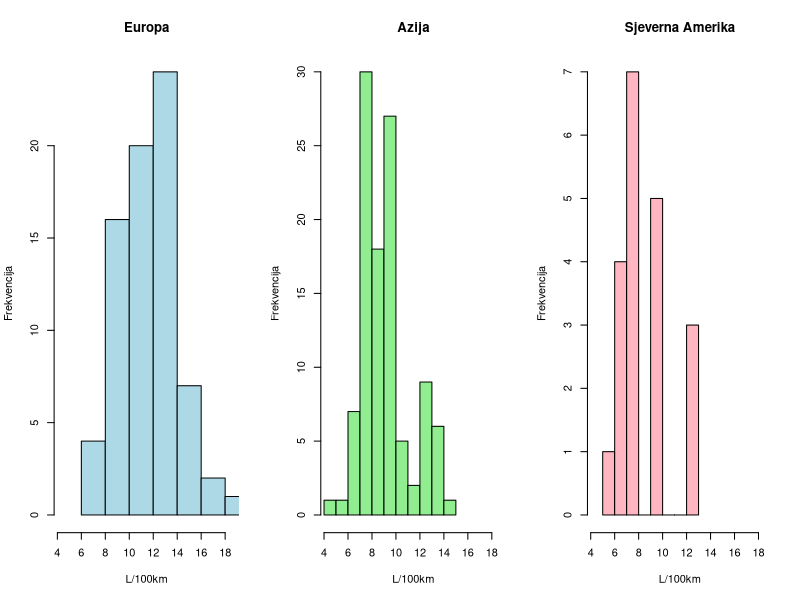
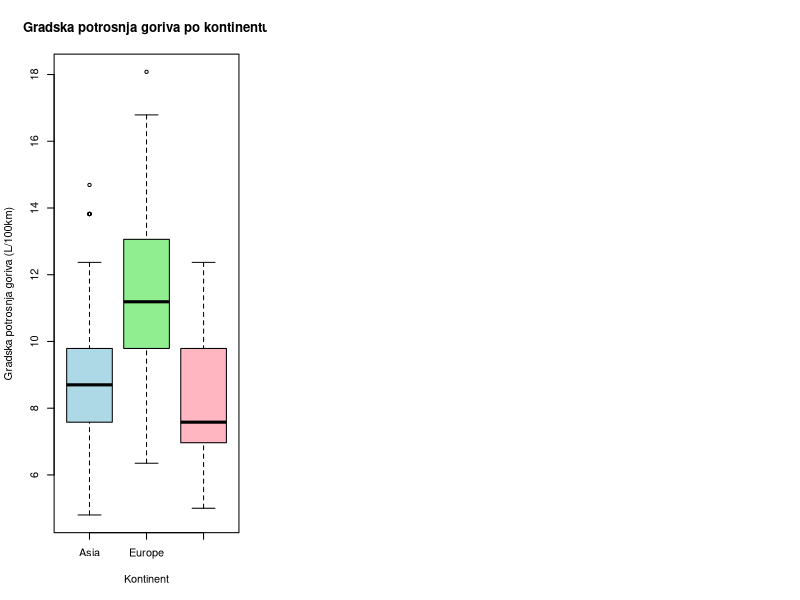
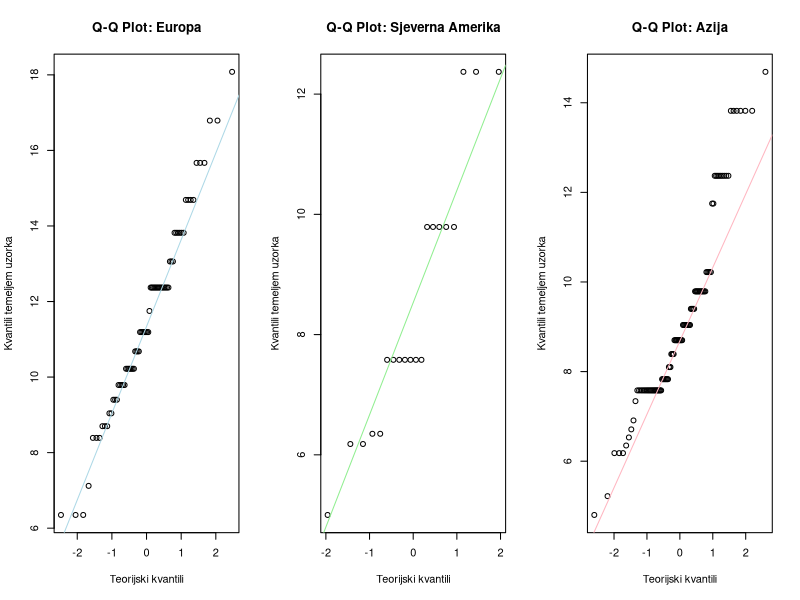

Here is the R script that generated these plots, in order:
## ---- chunk 1
library(dplyr)
## ---- chunk 2
my_cars <- read.csv("car_specifications.csv")
# head(my_cars)
## ---- chunk 3
grouped <- group_by(my_cars, continent)

summary.result1 <- summarise(
  grouped,
  count = n(),
  mean_city = mean(city.L.100km, na.rm = TRUE),
  median_city = median(city.L.100km, na.rm = TRUE),
  sd_city = sd(city.L.100km, na.rm = TRUE),
  min_city = min(city.L.100km, na.rm = TRUE),
  max_city = max(city.L.100km, na.rm = TRUE),
  q25 = quantile(city.L.100km, 0.25, na.rm = TRUE),
  q75 = quantile(city.L.100km, 0.75, na.rm = TRUE)
)
summary.result1
## ---- chunk 4
xrange <- range(my_cars$city.L.100km) + c(-0.5, 0.5)
ymax <- max(
  hist(my_cars[my_cars$continent == "Europe", ]$city.L.100km, plot = FALSE)$counts,
  hist(my_cars[my_cars$continent == "Asia", ]$city.L.100km, plot = FALSE)$counts,
  hist(my_cars[my_cars$continent == "North America", ]$city.L.100km, plot = FALSE)$counts
)

par(mfrow = c(1, 3))

hist(my_cars[my_cars$continent == "Europe", ]$city.L.100km,
     main = "Europa",
     xlab = "L/100km",
     ylab = "Frekvencija",
     col = "lightblue",
     border = "black",
     xlim = xrange)

hist(my_cars[my_cars$continent == "Asia", ]$city.L.100km,
     main = "Azija",
     xlab = "L/100km",
     ylab = "Frekvencija",
     col = "lightgreen",
     border = "black",
     xlim = xrange)

hist(my_cars[my_cars$continent == "North America", ]$city.L.100km,
     main = "Sjeverna Amerika",
     xlab = "L/100km",
     ylab = "Frekvencija",
     col = "lightpink",
     border = "black",
     xlim = xrange)
## ---- chunk 5
boxplot(city.L.100km ~ continent, data = my_cars,
        main = "Gradska potrosnja goriva po kontinentu",
        xlab = "Kontinent",
        ylab = "Gradska potrosnja goriva (L/100km)",
        col = c("lightblue", "lightgreen", "lightpink"),
        family="Helvetica")
## ---- chunk 6
par(mfrow = c(1, 3))

# Q-Q plot za Europu
qqnorm(my_cars$city.L.100km[my_cars$continent == "Europe"], 
       main = "Q-Q Plot: Europa", 
       xlab = "Teorijski kvantili", 
       ylab = "Kvantili temeljem uzorka")
qqline(my_cars$city.L.100km[my_cars$continent == "Europe"], col = "lightblue")

# Q-Q plot za Sjevernu Ameriku
qqnorm(my_cars$city.L.100km[my_cars$continent == "North America"], 
       main = "Q-Q Plot: Sjeverna Amerika", 
       xlab = "Teorijski kvantili", 
       ylab = "Kvantili temeljem uzorka")
qqline(my_cars$city.L.100km[my_cars$continent == "North America"], col = "lightgreen")

# Q-Q plot za Aziju
qqnorm(my_cars$city.L.100km[my_cars$continent == "Asia"], 
       main = "Q-Q Plot: Azija", 
       xlab ="Teorijski kvantili", 
       ylab = "Kvantili temeljem uzorka")
qqline(my_cars$city.L.100km[my_cars$continent == "Asia"], col = "lightpink")

## ---- chunk 7
my_cars$continent <- as.factor(my_cars$continent)
kruskal.test(city.L.100km ~ continent, data = my_cars)
## ---- chunk 8
pairwise.wilcox.test(my_cars$city.L.100km, 
                     my_cars$continent,
                     p.adjust.method = "bonferroni")
